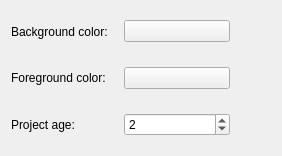
<ui version="4.0" >
 <class>prefs_base</class>
 <widget class="QWidget" name="prefs_base" >
  <property name="geometry" >
   <rect>
    <x>0</x>
    <y>0</y>
    <width>282</width>
    <height>156</height>
   </rect>
  </property>
  <layout class="QGridLayout" >
   <item row="0" column="0" >
    <widget class="QLabel" name="textLabel2_2" >
     <property name="text" >
      <string>Background color:</string>
     </property>
     <property name="wordWrap" >
      <bool>false</bool>
     </property>
    </widget>
   </item>
   <item row="0" column="1" >
    <widget class="KColorButton" name="kcfg_col_background" >
     <property name="toolTip" >
      <string>Choose a new background color</string>
     </property>
     <property name="whatsThis" >
      <string>&lt;html>&lt;head>&lt;meta name="qrichtext" content="1" />&lt;style type="text/css">
p, li { white-space: pre-wrap; }
&lt;/style>&lt;/head>&lt;body style=" font-family:'DejaVu Serif'; font-size:9pt; font-weight:400; font-style:normal;">
&lt;p style=" margin-top:0px; margin-bottom:0px; margin-left:0px; margin-right:0px; -qt-block-indent:0; text-indent:0px;">Change the &lt;span style=" font-weight:600;">background&lt;/span> color by clicking here and choose the new &lt;span style=" color:#ff0000;">color&lt;/span> in the &lt;span style=" font-style:italic;">color dialog&lt;/span>.&lt;/p>&lt;/body>&lt;/html></string>
     </property>
     <property name="text" >
      <string/>
     </property>
    </widget>
   </item>
   <item row="2" column="0" >
    <widget class="QLabel" name="textLabel1" >
     <property name="text" >
      <string>Project age:</string>
     </property>
     <property name="wordWrap" >
      <bool>false</bool>
     </property>
    </widget>
   </item>
   <item row="1" column="0" >
    <widget class="QLabel" name="textLabel2" >
     <property name="text" >
      <string>Foreground color:</string>
     </property>
     <property name="wordWrap" >
      <bool>false</bool>
     </property>
    </widget>
   </item>
   <item row="1" column="1" >
    <widget class="KColorButton" name="kcfg_col_foreground" >
     <property name="toolTip" >
      <string>Choose a new foreground color</string>
     </property>
     <property name="whatsThis" >
      <string>&lt;html>&lt;head>&lt;meta name="qrichtext" content="1" />&lt;style type="text/css">
p, li { white-space: pre-wrap; }
&lt;/style>&lt;/head>&lt;body style=" font-family:'DejaVu Serif'; font-size:9pt; font-weight:400; font-style:normal;">
&lt;p style=" margin-top:0px; margin-bottom:0px; margin-left:0px; margin-right:0px; -qt-block-indent:0; text-indent:0px;">Change the &lt;span style=" font-weight:600;">foreground&lt;/span> color by clicking here and choose the new &lt;span style=" color:#ff0000;">color&lt;/span> in the &lt;span style=" font-style:italic;">color dialog&lt;/span>.&lt;/p>&lt;/body>&lt;/html></string>
     </property>
     <property name="text" >
      <string/>
     </property>
    </widget>
   </item>
   <item row="0" column="2" >
    <spacer>
     <property name="orientation" >
      <enum>Qt::Vertical</enum>
     </property>
     <property name="sizeType" >
      <enum>QSizePolicy::Expanding</enum>
     </property>
     <property name="sizeHint" >
      <size>
       <width>41</width>
       <height>20</height>
      </size>
     </property>
    </spacer>
   </item>
   <item row="1" column="2" >
    <spacer>
     <property name="orientation" >
      <enum>Qt::Vertical</enum>
     </property>
     <property name="sizeType" >
      <enum>QSizePolicy::Expanding</enum>
     </property>
     <property name="sizeHint" >
      <size>
       <width>41</width>
       <height>20</height>
      </size>
     </property>
    </spacer>
   </item>
   <item row="2" column="1" >
    <widget class="QSpinBox" name="kcfg_val_time" >
     <property name="toolTip" >
      <string>Set the project age (in days)</string>
     </property>
     <property name="whatsThis" >
      <string>Change the project age (in days) by choosing a new number of days.</string>
     </property>
     <property name="minimum" >
      <number>1</number>
     </property>
     <property name="value" >
      <number>2</number>
     </property>
    </widget>
   </item>
   <item row="2" column="2" >
    <spacer>
     <property name="orientation" >
      <enum>Qt::Vertical</enum>
     </property>
     <property name="sizeType" >
      <enum>QSizePolicy::Expanding</enum>
     </property>
     <property name="sizeHint" >
      <size>
       <width>41</width>
       <height>20</height>
      </size>
     </property>
    </spacer>
   </item>
  </layout>
 </widget>
 <layoutdefault spacing="6" margin="11" />
  <customwidgets>
  <customwidget>
   <class>KColorButton</class>
   <extends>QPushButton</extends>
   <header>kcolorbutton.h</header>
  </customwidget>
 </customwidgets>
 <includes>
  <include location="local" >kcolorbutton.h</include>
 </includes>
 <resources/>
 <connections/>
</ui>
